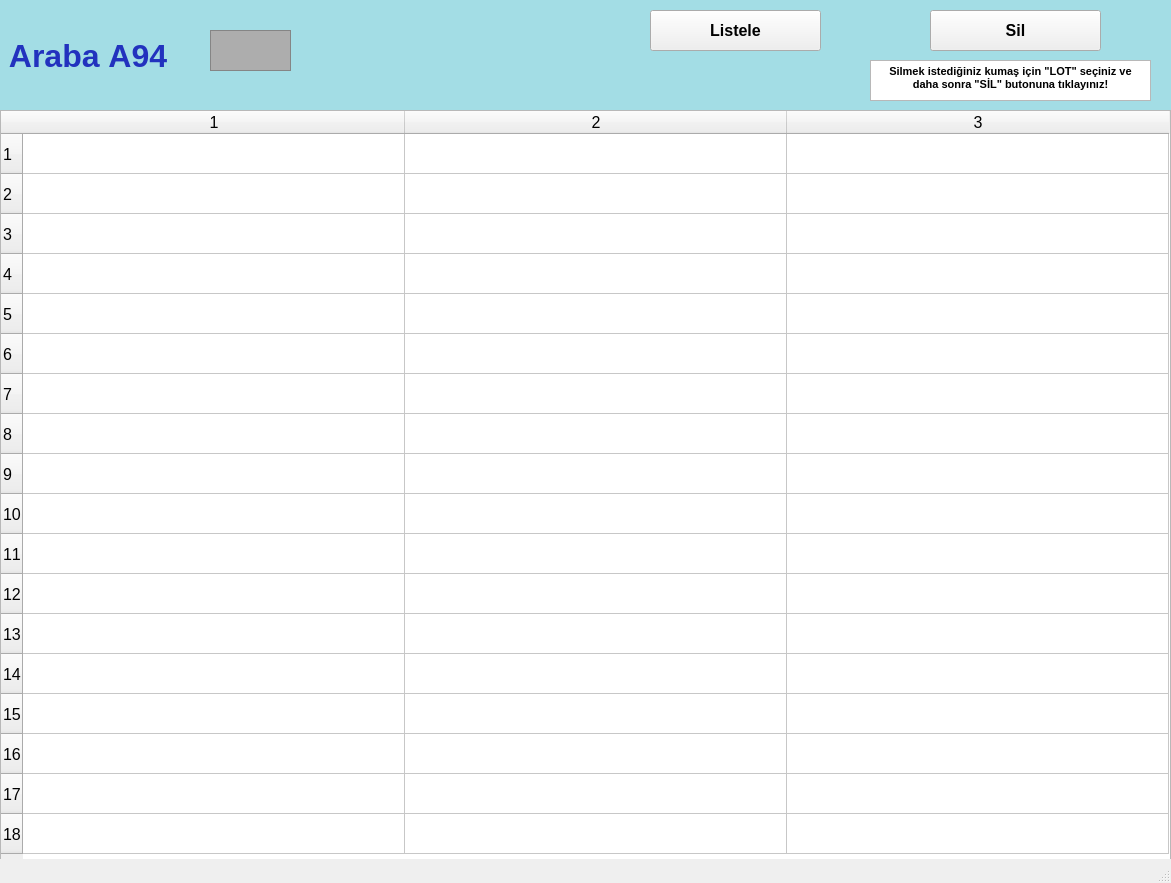
<?xml version="1.0" encoding="UTF-8"?>
<ui version="4.0">
 <class>arabalarA94_ekran</class>
 <widget class="QMainWindow" name="arabalarA94_ekran">
  <property name="geometry">
   <rect>
    <x>0</x>
    <y>0</y>
    <width>1171</width>
    <height>883</height>
   </rect>
  </property>
  <property name="font">
   <font>
    <pointsize>12</pointsize>
    <weight>50</weight>
    <bold>false</bold>
    <kerning>false</kerning>
   </font>
  </property>
  <property name="windowTitle">
   <string/>
  </property>
  <widget class="QWidget" name="centralwidget">
   <widget class="QLabel" name="arabaA1yazi_lbl">
    <property name="geometry">
     <rect>
      <x>0</x>
      <y>0</y>
      <width>1171</width>
      <height>111</height>
     </rect>
    </property>
    <property name="font">
     <font>
      <pointsize>24</pointsize>
      <weight>75</weight>
      <bold>true</bold>
     </font>
    </property>
    <property name="styleSheet">
     <string notr="true">background-color: rgb(163, 221, 229);
color: rgb(34, 50, 190);</string>
    </property>
    <property name="text">
     <string> Araba A94</string>
    </property>
   </widget>
   <widget class="QFrame" name="arabaA1_img">
    <property name="geometry">
     <rect>
      <x>210</x>
      <y>30</y>
      <width>81</width>
      <height>41</height>
     </rect>
    </property>
    <property name="styleSheet">
     <string notr="true">background-color: rgb(173, 173, 173);</string>
    </property>
    <property name="frameShape">
     <enum>QFrame::StyledPanel</enum>
    </property>
    <property name="frameShadow">
     <enum>QFrame::Raised</enum>
    </property>
   </widget>
   <widget class="QPushButton" name="listele94_btn">
    <property name="geometry">
     <rect>
      <x>650</x>
      <y>10</y>
      <width>171</width>
      <height>41</height>
     </rect>
    </property>
    <property name="font">
     <font>
      <pointsize>12</pointsize>
      <weight>75</weight>
      <bold>true</bold>
     </font>
    </property>
    <property name="text">
     <string>Listele</string>
    </property>
   </widget>
   <widget class="QTableWidget" name="A94_tw">
    <property name="geometry">
     <rect>
      <x>0</x>
      <y>110</y>
      <width>1171</width>
      <height>751</height>
     </rect>
    </property>
    <property name="baseSize">
     <size>
      <width>0</width>
      <height>0</height>
     </size>
    </property>
    <property name="rowCount">
     <number>18</number>
    </property>
    <property name="columnCount">
     <number>3</number>
    </property>
    <attribute name="horizontalHeaderVisible">
     <bool>true</bool>
    </attribute>
    <attribute name="horizontalHeaderCascadingSectionResizes">
     <bool>false</bool>
    </attribute>
    <attribute name="horizontalHeaderDefaultSectionSize">
     <number>382</number>
    </attribute>
    <attribute name="horizontalHeaderMinimumSectionSize">
     <number>38</number>
    </attribute>
    <attribute name="verticalHeaderDefaultSectionSize">
     <number>40</number>
    </attribute>
    <attribute name="verticalHeaderMinimumSectionSize">
     <number>23</number>
    </attribute>
    <row/>
    <row/>
    <row/>
    <row/>
    <row/>
    <row/>
    <row/>
    <row/>
    <row/>
    <row/>
    <row/>
    <row/>
    <row/>
    <row/>
    <row/>
    <row/>
    <row/>
    <row/>
    <column/>
    <column/>
    <column/>
   </widget>
   <widget class="QPushButton" name="sil94_btn">
    <property name="geometry">
     <rect>
      <x>930</x>
      <y>10</y>
      <width>171</width>
      <height>41</height>
     </rect>
    </property>
    <property name="font">
     <font>
      <pointsize>12</pointsize>
      <weight>75</weight>
      <bold>true</bold>
     </font>
    </property>
    <property name="text">
     <string>Sil</string>
    </property>
   </widget>
   <widget class="QTextBrowser" name="textBrowser">
    <property name="geometry">
     <rect>
      <x>870</x>
      <y>60</y>
      <width>281</width>
      <height>41</height>
     </rect>
    </property>
    <property name="html">
     <string>&lt;!DOCTYPE HTML PUBLIC &quot;-//W3C//DTD HTML 4.0//EN&quot; &quot;http://www.w3.org/TR/REC-html40/strict.dtd&quot;&gt;
&lt;html&gt;&lt;head&gt;&lt;meta name=&quot;qrichtext&quot; content=&quot;1&quot; /&gt;&lt;style type=&quot;text/css&quot;&gt;
p, li { white-space: pre-wrap; }
&lt;/style&gt;&lt;/head&gt;&lt;body style=&quot; font-family:'MS Shell Dlg 2'; font-size:12pt; font-weight:400; font-style:normal;&quot;&gt;
&lt;p align=&quot;center&quot; style=&quot; margin-top:0px; margin-bottom:0px; margin-left:0px; margin-right:0px; -qt-block-indent:0; text-indent:0px;&quot;&gt;&lt;span style=&quot; font-size:8pt; font-weight:600;&quot;&gt;Silmek istediğiniz kumaş için &amp;quot;LOT&amp;quot; seçiniz ve daha sonra &amp;quot;SİL&amp;quot; butonuna tıklayınız!&lt;/span&gt;&lt;/p&gt;&lt;/body&gt;&lt;/html&gt;</string>
    </property>
   </widget>
  </widget>
  <widget class="QStatusBar" name="statusbar"/>
 </widget>
 <resources/>
 <connections/>
</ui>
